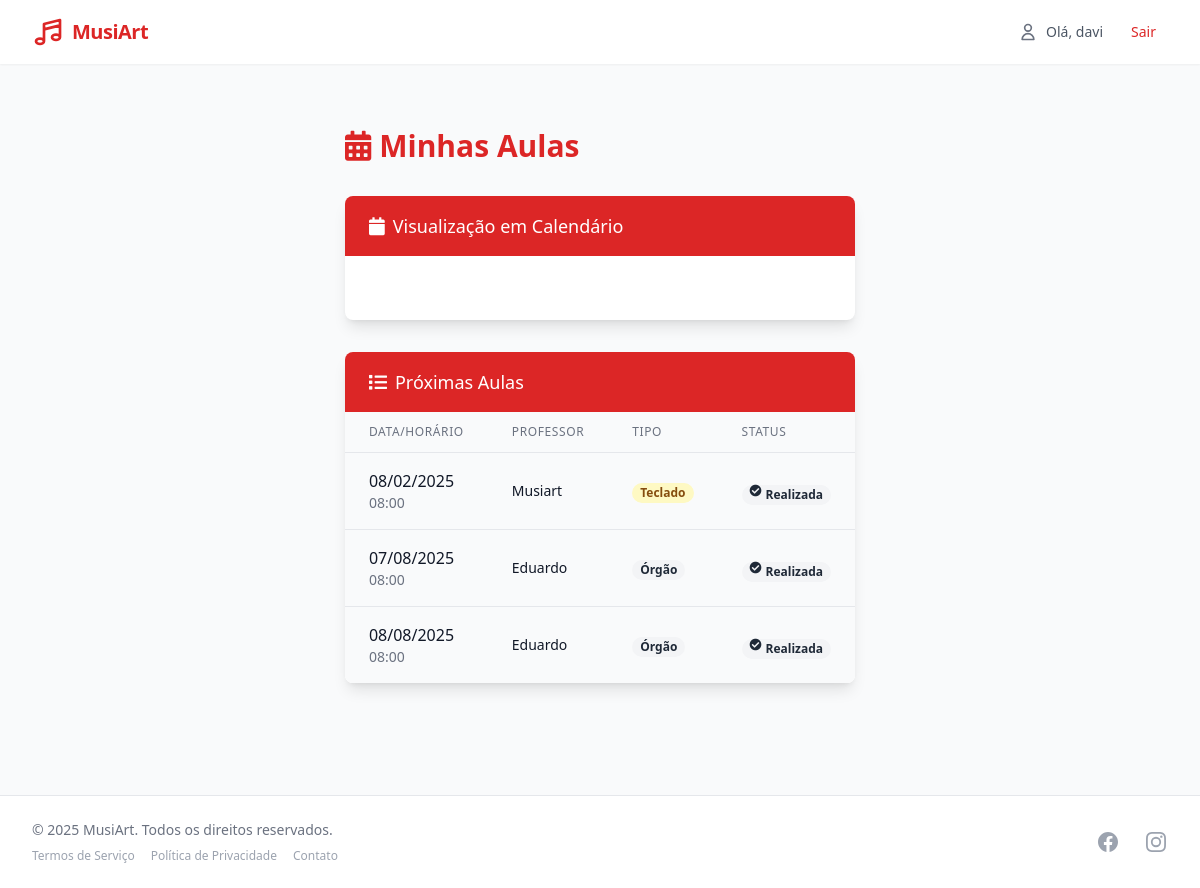
The page /agenda/minhas-aulas/ (signed in) on the database as committed earlier.
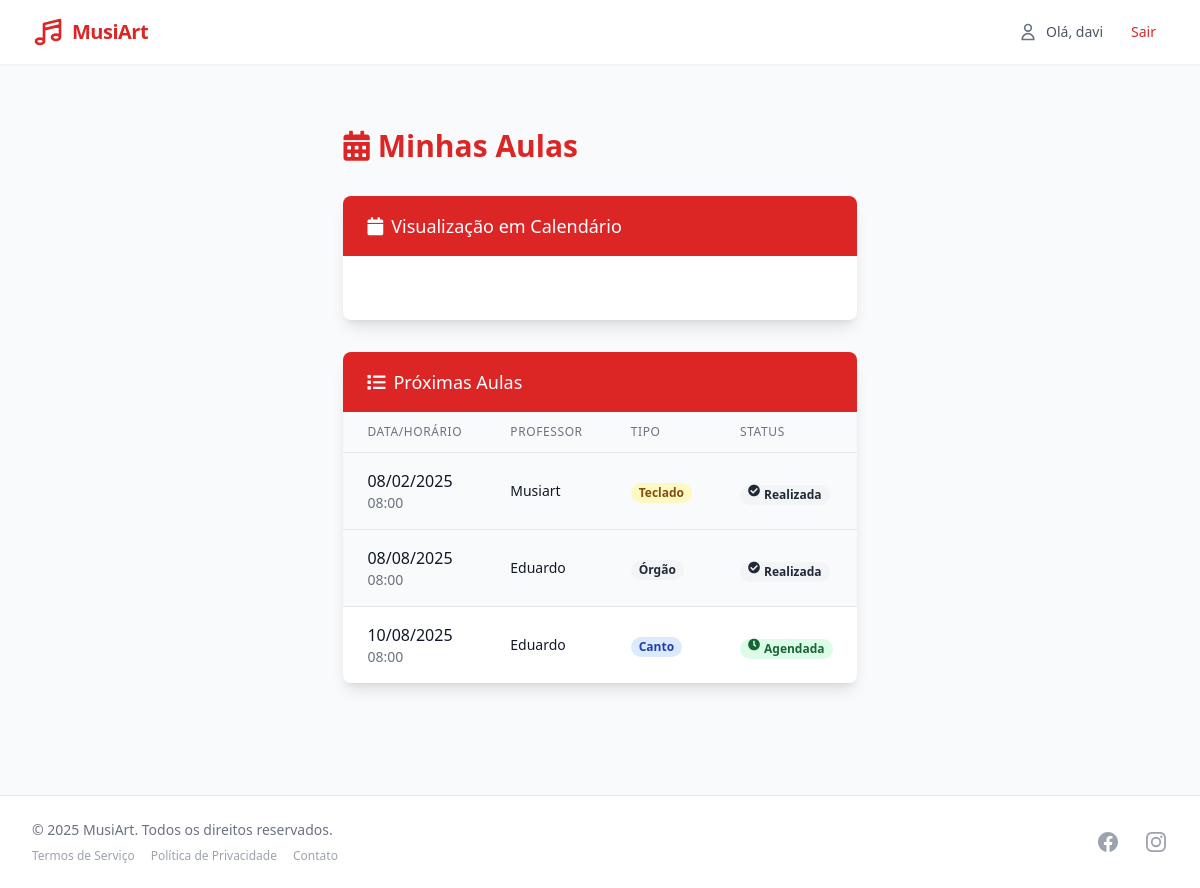
The same page on the database as committed later.
### agenda/models.py (models this page shows, shortened)
class AulaAgendada(models.Model):
    TIPO_AULA_CHOICES = [
        ('CANTO', 'Canto'),
        ('TECLADO', 'Teclado'),
        ('ORGAO', 'Órgão'),
    ]
    aluno = models.ForeignKey(
        User,
        on_delete=models.CASCADE,
        limit_choices_to={'tipo': 'ALUNO'},  # Filtra apenas alunos
        related_name='aulas_agendadas_aluno'
    )
    professor = models.ForeignKey(
        User,
        on_delete=models.CASCADE,
        limit_choices_to={'tipo': 'PROFESSOR'},  # Filtra apenas professores
        related_name='aulas_agendadas_professor'
    )
    data = models.DateTimeField()
    tipo = models.CharField(max_length=10, choices=TIPO_AULA_CHOICES)
    observacoes = models.TextField(blank=True)
    confirmada = models.BooleanField(default=False)
    class Meta:
        ordering = ['data']
        verbose_name = 'Aula Agendada'
        verbose_name_plural = 'Aulas Agendadas'

### usuarios/models.py (models this page shows, shortened)
class Usuario(AbstractUser):
    tipo = models.CharField(max_length=10, choices=[('ALUNO', 'Aluno'), ('PROFESSOR', 'Professor')])
    class Meta:
        verbose_name = 'Usuário'
        verbose_name_plural = 'Usuários'

### agenda/views.py (the view)
# urls.py: path('minhas-aulas/', MinhasAulasAlunoView.as_view(), name='minhas_aulas'),  # corrigido
class MinhasAulasAlunoView(LoginRequiredMixin, ListView):
    model = AulaAgendada
    template_name = 'agenda/minhas_aulas.html'
    context_object_name = 'aulas'
    paginate_by = 15
    def get_queryset(self):
        return AulaAgendada.objects.filter(
            aluno=self.request.user
        ).order_by('data')
    def get_context_data(self, **kwargs):
        context = super().get_context_data(**kwargs)
        context['now'] = timezone.now()
        return context

### agenda/templates/agenda/minhas_aulas.html (shortened to what the changed rows need)
{% extends 'core/base.html' %}
{% block content %}
<div class="container mx-auto px-4 py-8">
    <div class="mb-8">
        <h1 class="text-3xl font-bold text-primary-600">
            <i class="fas fa-calendar-alt mr-2"></i>Minhas Aulas
        </h1>
    </div>
    <div class="bg-white shadow-lg rounded-lg overflow-hidden mb-8">
        <div class="bg-primary-600 px-6 py-4">
            <h2 class="text-lg font-medium text-white">
                <i class="fas fa-calendar mr-2"></i>Visualização em Calendário
            </h2>
        </div>
    </div>
    <div class="bg-white shadow-lg rounded-lg overflow-hidden">
        <div class="bg-primary-600 px-6 py-4">
            <h2 class="text-lg font-medium text-white">
                <i class="fas fa-list mr-2"></i>Próximas Aulas
            </h2>
        </div>
        <div class="overflow-x-auto">
            <table class="min-w-full divide-y divide-gray-200">
                <thead class="bg-gray-50">
                    <tr>
                        <th scope="col" class="px-6 py-3 text-left text-xs font-medium text-gray-500 uppercase tracking-wider">Data/Horário</th>
                        <th scope="col" class="px-6 py-3 text-left text-xs font-medium text-gray-500 uppercase tracking-wider">Professor</th>
                        <th scope="col" class="px-6 py-3 text-left text-xs font-medium text-gray-500 uppercase tracking-wider">Tipo</th>
                        <th scope="col" class="px-6 py-3 text-left text-xs font-medium text-gray-500 uppercase tracking-wider">Status</th>
                    </tr>
                </thead>
                <tbody class="bg-white divide-y divide-gray-200">
                    {% for aula in aulas %}
                    <tr class="{% if aula.data < now %}bg-gray-50{% else %}hover:bg-gray-50{% endif %}">
                        <td class="px-6 py-4 whitespace-nowrap">
                            <div class="flex flex-col">
                                <span class="font-medium text-gray-900">{{ aula.data|date:"d/m/Y" }}</span>
                                <span class="text-sm text-gray-500">{{ aula.data|date:"H:i" }}</span>
                            </div>
                        </td>
                        <td class="px-6 py-4 whitespace-nowrap">
                            <div class="text-sm text-gray-900">{{ aula.professor.get_full_name|default:aula.professor.username }}</div>
                        </td>
                        <td class="px-6 py-4 whitespace-nowrap">
                            <span class="px-2 inline-flex text-xs leading-5 font-semibold rounded-full
                                {% if aula.tipo == 'CANTO' %}bg-blue-100 text-blue-800
                                {% elif aula.tipo == 'TECLADO' %}bg-yellow-100 text-yellow-800
                                {% else %}bg-gray-100 text-gray-800
                                {% endif %}">
                                {{ aula.get_tipo_display }}
                            </span>
                        </td>
                        <td class="px-6 py-4 whitespace-nowrap">
                            {% if aula.data.date == now.date %}
                                <span class="px-2 inline-flex text-xs leading-5 font-semibold rounded-full bg-blue-100 text-blue-800">
                                    <i class="fas fa-calendar-day mr-1"></i> Hoje
                                </span>
                            {% elif aula.data > now %}
                                <span class="px-2 inline-flex text-xs leading-5 font-semibold rounded-full bg-green-100 text-green-800">
                                    <i class="fas fa-clock mr-1"></i> Agendada
                                </span>
                            {% else %}
                                <span class="px-2 inline-flex text-xs leading-5 font-semibold rounded-full bg-gray-100 text-gray-800">
                                    <i class="fas fa-check-circle mr-1"></i> Realizada
                                </span>
                            {% endif %}
                        </td>
                    </tr>
                    {% endfor %}
                </tbody>
            </table>
        </div>
    </div>
</div>
{% endblock %}

Rows that differ between the two databases and show on the page:
removed AulaAgendada: data "07/08/2025", data "08:00", professor.get_full_name "Eduardo", tipo "Órgão", shows "Realizada"
added AulaAgendada: data "10/08/2025", data "08:00", professor.get_full_name "Eduardo", tipo "Canto", shows "Agendada"
